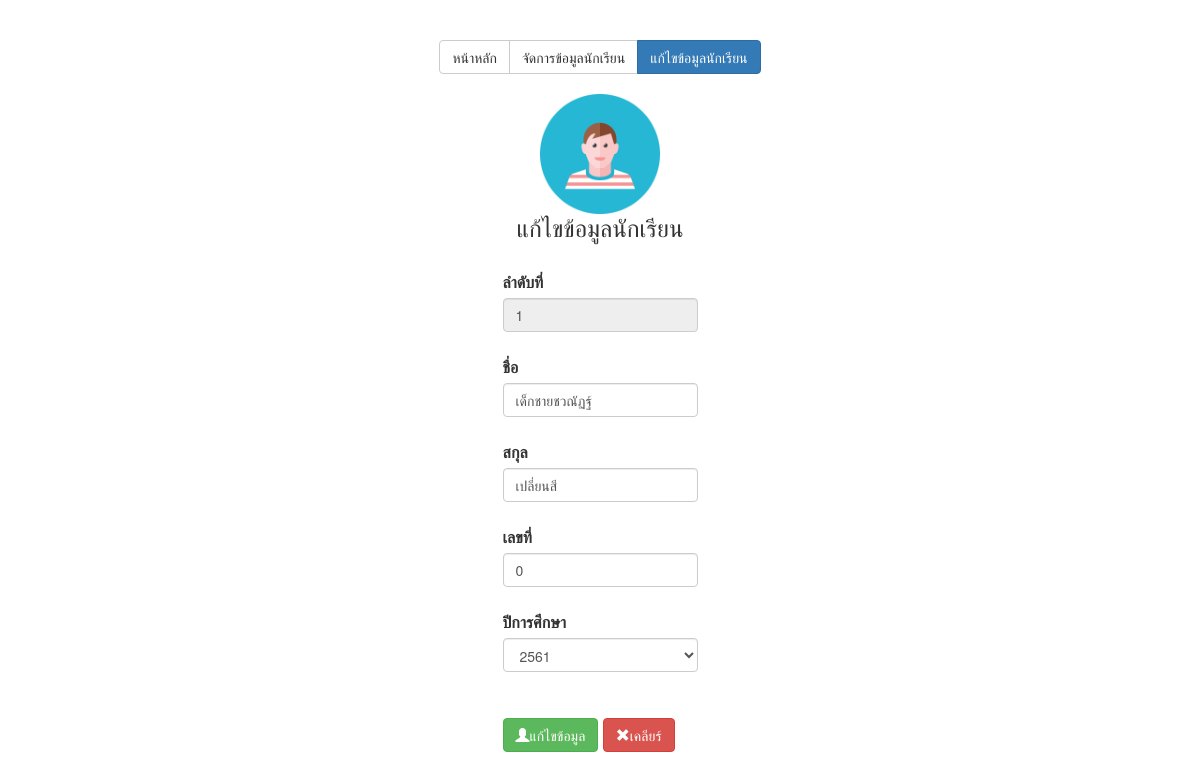
/includes/Student.Edit.php?Sno=1 (signed in), run on the app's committed database.
### tables this page shows
CREATE TABLE `student` (
  `Sno` int(11) NOT NULL AUTO_INCREMENT,
  `Sname` varchar(50) default NULL,
  `Slname` varchar(50) default NULL,
  `rno` int(11) default NULL,
  `Educyear` smallint(6) default NULL,
  PRIMARY KEY  (`Sno`)
);

### includes/Student.Edit.php (the view, shortened to what this page needs)
           <link href="https://maxcdn.bootstrapcdn.com/bootstrap/3.3.5/css/bootstrap.min.css" rel="stylesheet">
           <div class="main-wrapper"><br><br>
           <div align="Center">
                                  <div class="btn-group">
                                   <a class="btn btn-default" href="..\admin1.php" role="button">หน้าหลัก</a>
                                   <a class="btn btn-default" href="..\Student.php" role="button">จัดการข้อมูลนักเรียน</a>
                                   <button type="button" class="btn btn-primary">แก้ไขข้อมูลนักเรียน</button>
                                   </div>
           </div>
                 <form action="Student.EditSave.php?Sno=<?php echo $_GET["Sno"];?>" name="frmEdit" method="post">
                 <?php
                 $strSQL = "SELECT * FROM student WHERE Sno = '".$_GET["Sno"]."' ";
                 $objQuery = mysql_query($strSQL);
                 $objResult = mysql_fetch_array($objQuery);
                 if(!$objResult)
                 {
                   echo "Not found Sno=".$_GET["Sno"];
                 }
                 else
                 {
                 ?>
<h3 align="center"><img src = "../Images/Student.png" width='120' border="0"><br>แก้ไขข้อมูลนักเรียน</td></h3><br>
               <div class="container" ng-app="myApp" ng-controller="customersController">
               <table align="center" width="100%">
                   <tr align="center">
                       <td align="center">
<table align="100">
                               <tr>
                                   <td align="left">
                                       <form action="includes/Student.inc.php" name="frmAdd" method="POST">
                                            <label for="sel1">ลำดับที่</label>
                                                <input class="form-control" type="text" name="Sno" placeholder="ลำดับที่" value="<?php echo $objResult["Sno"];?>" disabled="disabled"><br>
                                            <label for="sel1">ชื่อ</label>
                                                <input class="form-control" type="text" name="Sname" placeholder="ชื่อ" value="<?php echo $objResult["Sname"];?>"><br>
                                            <label for="sel1">สกุล</label>
                                                 <input class="form-control" type="text" name="Slname" placeholder="สกุล" value="<?php echo $objResult["Slname"];?>"><br>
                                           <label for="sel1">เลขที่</label>
                                                 <input class="form-control" type="text" name="rno" placeholder="เลขที่" value="<?php echo $objResult["rno"];?>"><br>
                                           <label for="sel1">ปีการศึกษา</label>
                                                 <select  class="form-control"  name="Educyear" placeholder="ปีการศึกษา" value="<?php echo $objResult["Educyear"];?>">">
                                                       <option value="2561" selected="selected">2561</option>
                                                 </select><br><br>
                                                 <button class="btn btn-success" ng-click="editUser('new')" type="submit" name="submit">
                                                 <span class="glyphicon glyphicon-user"></span>แก้ไขข้อมูล</button>
                                                 <button class="btn btn-danger" ng-click="editUser('new')" type="reset" name="Reset">
                                                 <span class="glyphicon glyphicon-remove"></span>เคลียร์</button>
                                       </form>
                                   </td>
                               </tr>
                           </table>
 <?php
 }
 ?>
 </form>

### data on the page
student: Sno "1", Sname "เด็กชายชวณัฏฐ์", Slname "เปลี่ยนสี", rno "0", Educyear "2561"
